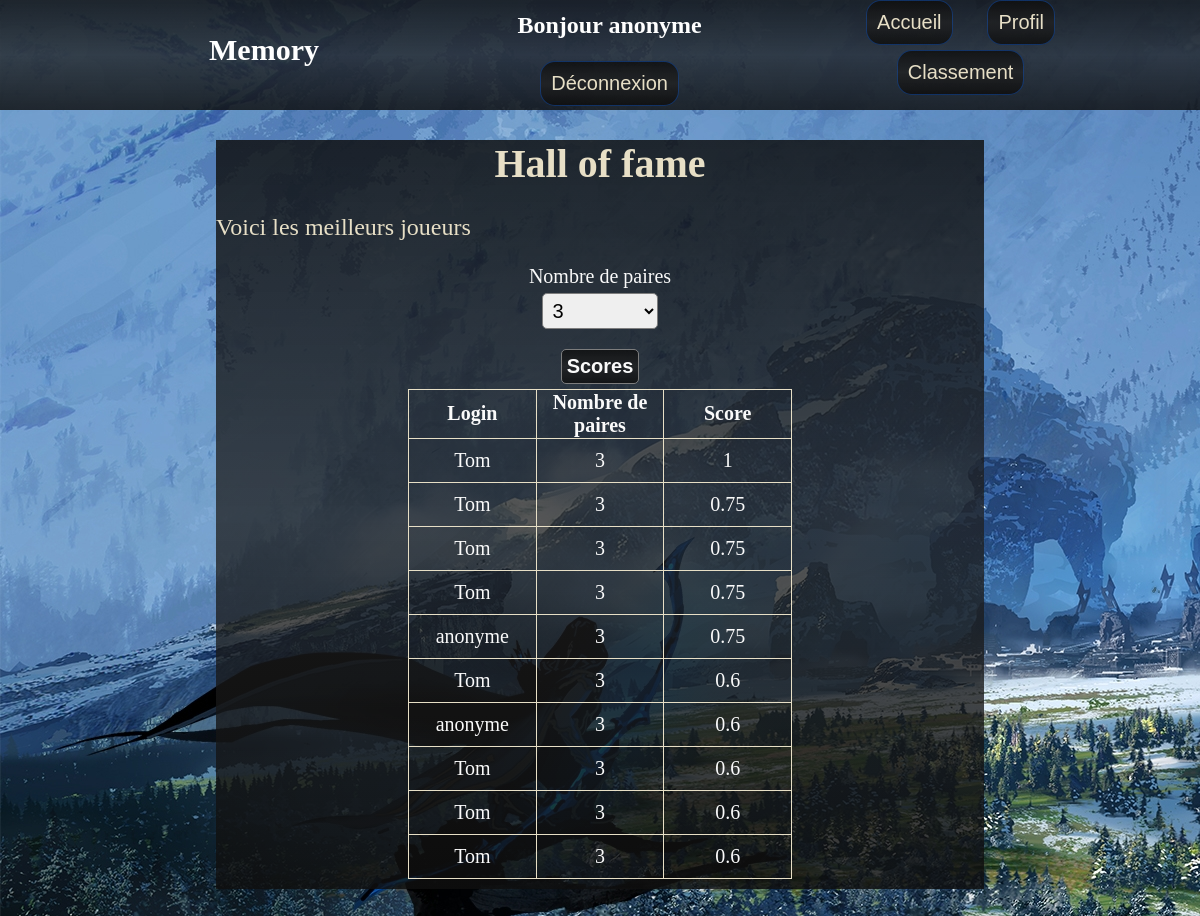
/classement.php (signed in), run on the app's committed database.
### tables this page shows
CREATE TABLE `scores` (
  `id` int(11) NOT NULL,
  `paires` int(11) NOT NULL,
  `coups` int(11) NOT NULL,
  `id_utilisateur` int(11) NOT NULL
);

CREATE TABLE `utilisateurs` (
  `id` int(11) NOT NULL,
  `login` varchar(255) NOT NULL,
  `password` varchar(255) NOT NULL,
  `firstname` varchar(255) NOT NULL,
  `lastname` varchar(255) NOT NULL
);

### class/User.php (the view, shortened to what this page needs)
<?php
class User {
    private $bdd;
    public function __construct()
    {
        $servername = 'localhost';
        $dbname = 'memory';
        $db_username = 'root';
        $db_password = '';
        try {
            $this->bdd = new PDO("mysql:host=$servername;dbname=$dbname; charset=utf8", $db_username, $db_password);
            $this->bdd->setAttribute(PDO::ATTR_ERRMODE, PDO::ERRMODE_EXCEPTION);
        }
        catch(PDOException $e)
        {
            echo "Echec de la connexion : " . $e->getMessage();
            exit;
        }
    }
            ?>
        <?php
    public function getBestScores()
    {
        $requete = "SELECT * FROM scores INNER JOIN utilisateurs ON scores.id_utilisateur = utilisateurs.id WHERE paires = :paires ORDER BY coups LIMIT 10";
        $select = $this->bdd->prepare($requete);
        $select-> execute(array(':paires' => $_GET['nb_paires']));
        $fetch_all = $select->fetchAll(PDO::FETCH_ASSOC);
        ?>
        <table class="infos">
            <thead>
                <tr>
                    <th>Login</th>
                    <th>Nombre de paires</th>
                    <th>Score</th>
                </tr>
            </thead>
            <tbody>
                <?php
                foreach($fetch_all as $table){
                    $score = $table['paires']/$table['coups'];
                    ?>
                    <tr>
                        <td><?= $table['login']; ?></td>
                        <td><?= $table['paires']; ?></td>
                        <td><?= $score ?></td>
                    </tr>
                    <?php
                }
                ?>
            </tbody>
        </table>
        <?php
    }
}
?>

### site.css (style rules this page uses)
body { background-image: url(img/fond.jpg); background-attachment: fixed; margin: 0; padding: 0; }
html { font-size: 20px; }
.infos { width: 50%; table-layout: fixed; margin: auto; align-items: center; color: #fafafa; border-collapse: collapse; }
.infos thead th { border: 1px solid #e7dfc6; width: 30%; }
.infos td { border: 1px solid #e7dfc6; padding: 10px; text-align: center; }

### data on the page
scores: id_utilisateur.login "Tom", paires "3", score "1"
scores: id_utilisateur.login "Tom", paires "3", score "0.75"
scores: id_utilisateur.login "Tom", paires "3", score "0.75"
scores: id_utilisateur.login "Tom", paires "3", score "0.75"
scores: id_utilisateur.login "anonyme", paires "3", score "0.75"
scores: id_utilisateur.login "Tom", paires "3", score "0.6"
scores: id_utilisateur.login "anonyme", paires "3", score "0.6"
scores: id_utilisateur.login "Tom", paires "3", score "0.6"
scores: id_utilisateur.login "Tom", paires "3", score "0.6"
scores: id_utilisateur.login "Tom", paires "3", score "0.6"

### other printed values
$user "anonyme"
